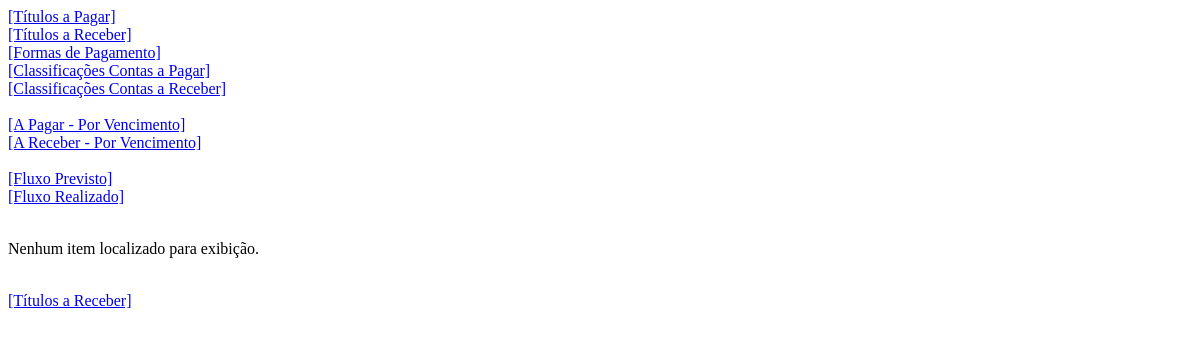
/fluxo/receber/5, run on an earlier commit of the app's database.
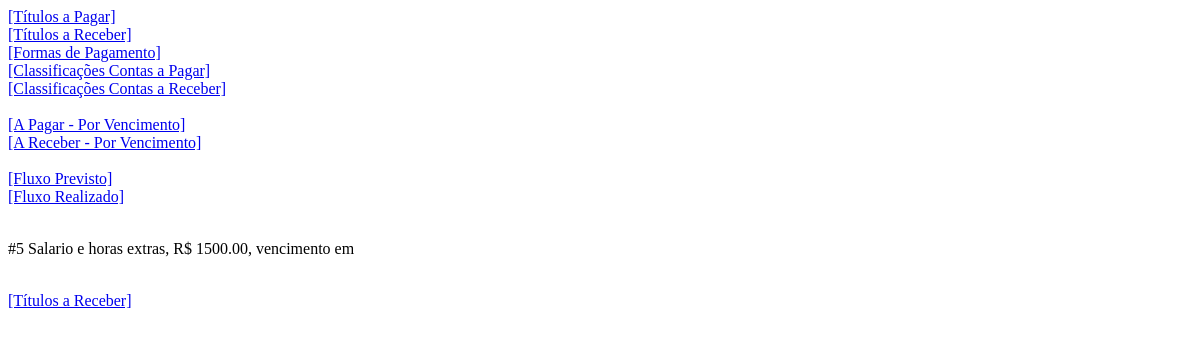
And on a later commit of the database.
### fluxocaixa/models.py (models this page shows, shortened)
class TituloReceber(models.Model):
    data_expectativa = models.DateField()
    data_recebimento = models.DateField(
        blank=True,
        null=True
    )
    valor = models.DecimalField(max_digits=11, decimal_places=2)
    descricao = models.CharField(max_length=100)
    classificacao = models.ForeignKey(
        ClassificacaoReceber,
        on_delete=models.RESTRICT,
        null=True)
    formapagamento = models.ForeignKey(
        FormaPagamento,
        on_delete=models.RESTRICT,
        null=True)
    OPCOES_SITUACAO = [
        ('RC','Recebido'),
        ('AR','A Receber')
    ]
    situacao = models.CharField(
        max_length=2,
        choices=OPCOES_SITUACAO,
        default='AR'
    )
    objects = TituloManager()

### fluxocaixa/views/vtituloreceber.py (the view)
# urls.py: path('receber/<int:tituloid>', vtituloreceber.titulo, name='tituloreceber'),
def titulo(request,tituloid):
    db_entidade = TituloReceber.objects.titulo(tituloid=tituloid).values()
    payload = { 'lista' : list(db_entidade) }
    template = loader.get_template('tituloreceber/detalhar.html')
    return HttpResponse(template.render(payload, request))

### fluxocaixa/models.py (called while the page is built)
    def titulo(self,tituloid):
        result = self.filter(id=tituloid)
        return result

### fluxocaixa/templates/tituloreceber/detalhar.html
{% extends 'base.html' %}
{% block content %}
    {% if lista %}
        {% for i in lista %}
            <div>
                <p>#{{i.id}} {{ i.descricao }}, R$ {{ i.valor }}, vencimento em {{ i.data_vencimento}}</p>
            </div>
        {% endfor %}
    {% else %}
        <p>Nenhum item localizado para exibição.</p>
    {% endif %}
    <br />
    <a href="{% url 'titulosreceber' %}">[Títulos a Receber]</a>
{% endblock %}

What changed in the data, as far as the page shows it:
added TituloReceber: id "5", descricao "Salario e horas extras", valor "1500.00"
Also different on the page:
text no longer shown: "Nenhum item localizado para exibição."
